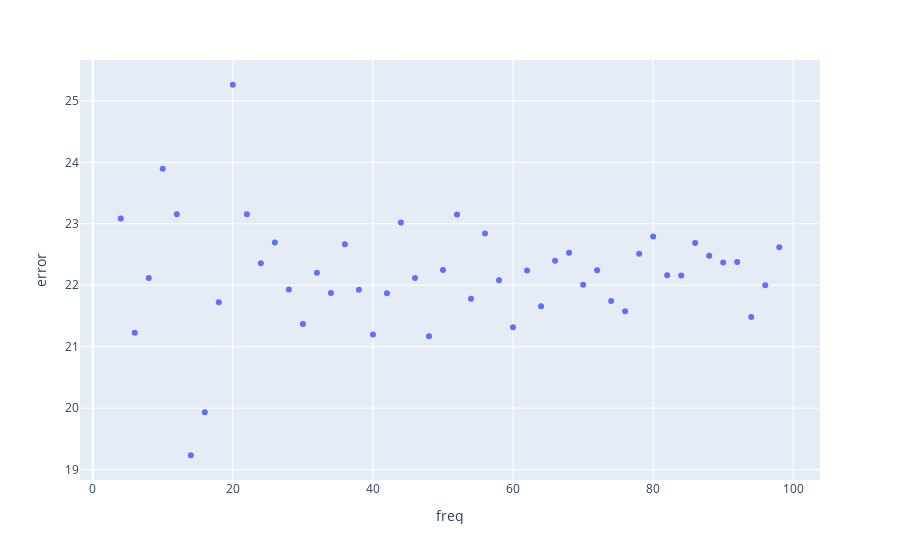

Notebook code cell kept with this figure:
### Code cell
# sampling rate
sr = len(seasonal)
# sampling interval
ts = 1/sr
t = np.arange(0,1,ts)

r = round(seasonal["season"].std(), ndigits=2)

reg = []
for i in range(4, 100, 2):
    y = np.sin(np.pi*i*t) * r

    seasonal["sin"] = y

    error  = np.linalg.norm( seasonal["season"] - seasonal["sin"] )

    reg.append([ i, error ])


reg = pd.DataFrame(reg, columns = ["freq", "error"])
xp.scatter( reg, x = "freq", y = "error" )

### Figure 1 — Plotly figure (JSON) as saved in the notebook; plotly's stock layout.template omitted (floating-point values rounded to 4 significant figures)
{"data": [{"hovertemplate": "freq=%{x}<br>error=%{y}<extra></extra>", "legendgroup": "", "marker": {"color": "#636efa", "symbol": "circle"}, "mode": "markers", "name": "", "orientation": "v", "showlegend": false, "type": "scatter", "x": [4, 6, 8, 10, 12, 14, 16, 18, 20, 22, 24, 26, 28, 30, 32, 34, 36, 38, 40, 42, 44, 46, 48, 50, 52, 54, 56, 58, 60, 62, 64, 66, 68, 70, 72, 74, 76, 78, 80, 82, 84, 86, 88, 90, 92, 94, 96, 98], "xaxis": "x", "y": [23.09, 21.23, 22.12, 23.89, 23.16, 19.23, 19.93, 21.72, 25.26, 23.16, 22.36, 22.7, 21.93, 21.37, 22.2, 21.88, 22.67, 21.93, 21.2, 21.87, 23.02, 22.12, 21.17, 22.25, 23.15, 21.78, 22.84, 22.08, 21.31, 22.24, 21.66, 22.4, 22.53, 22.01, 22.25, 21.74, 21.58, 22.51, 22.79, 22.16, 22.16, 22.69, 22.48, 22.37, 22.38, 21.48, 22.0, 22.62], "yaxis": "y"}], "layout": {"legend": {"tracegroupgap": 0}, "margin": {"t": 60}, "xaxis": {"anchor": "y", "domain": [0, 1], "title": {"text": "freq"}}, "yaxis": {"anchor": "x", "domain": [0, 1], "title": {"text": "error"}}}}
